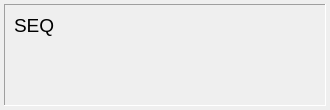
<?xml version="1.0" encoding="UTF-8"?>
<ui version="4.0">
 <class>Form</class>
 <widget class="QWidget" name="Form">
  <property name="geometry">
   <rect>
    <x>0</x>
    <y>0</y>
    <width>330</width>
    <height>110</height>
   </rect>
  </property>
  <property name="sizePolicy">
   <sizepolicy hsizetype="Fixed" vsizetype="Fixed">
    <horstretch>0</horstretch>
    <verstretch>0</verstretch>
   </sizepolicy>
  </property>
  <property name="toolTip">
   <string>Sequencer</string>
  </property>
  <layout class="QVBoxLayout" name="verticalLayout">
   <property name="leftMargin">
    <number>4</number>
   </property>
   <property name="topMargin">
    <number>4</number>
   </property>
   <property name="rightMargin">
    <number>4</number>
   </property>
   <property name="bottomMargin">
    <number>4</number>
   </property>
   <item>
    <widget class="QFrame" name="frame">
     <property name="frameShape">
      <enum>QFrame::Panel</enum>
     </property>
     <property name="frameShadow">
      <enum>QFrame::Sunken</enum>
     </property>
     <layout class="QVBoxLayout" name="verticalLayout_2">
      <item alignment="Qt::AlignLeft">
       <widget class="QLabel" name="_label">
        <property name="font">
         <font>
          <pointsize>14</pointsize>
         </font>
        </property>
        <property name="text">
         <string>SEQ</string>
        </property>
        <property name="alignment">
         <set>Qt::AlignLeading|Qt::AlignLeft|Qt::AlignTop</set>
        </property>
       </widget>
      </item>
      <item>
       <layout class="QHBoxLayout" name="horizontalLayout_2">
        <item>
         <widget class="WidgetLedBank" name="_widgetLedSeq" native="true"/>
        </item>
        <item>
         <widget class="WidgetLedBank" name="_widgetLedStep" native="true"/>
        </item>
       </layout>
      </item>
     </layout>
    </widget>
   </item>
  </layout>
 </widget>
 <customwidgets>
  <customwidget>
   <class>WidgetLedBank</class>
   <extends>QWidget</extends>
   <header>widgetledbank.h</header>
   <container>1</container>
  </customwidget>
 </customwidgets>
 <resources/>
 <connections/>
</ui>
